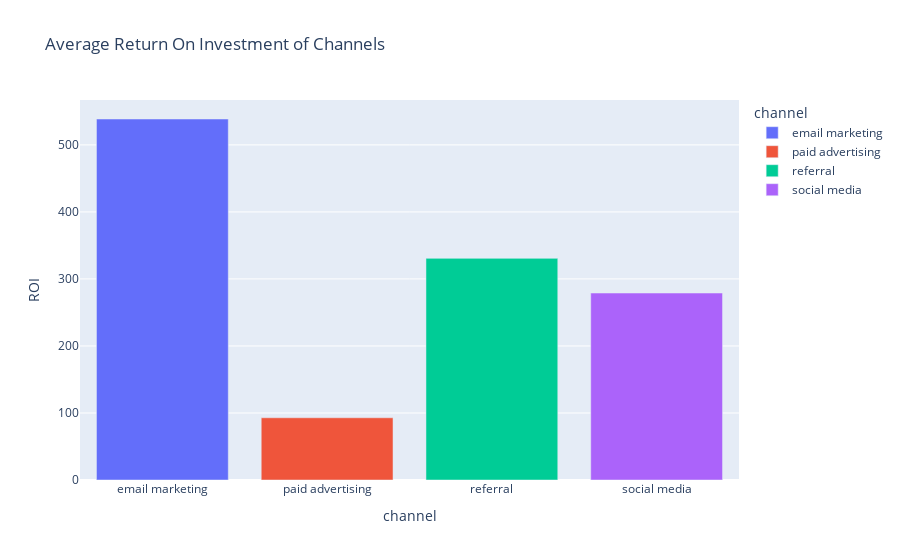

Notebook code for this chart:
### Code cell
data["ROI"]=data["revenue"]/data["cost"]
#data.head()
roi_of_channel=data.groupby("channel")["ROI"].mean().reset_index()
roi_of_channel

fig7=px.bar(roi_of_channel,x="channel",y="ROI",title="Average Return On Investment of Channels",color="channel")

fig7.show()

### Figure 1 — Plotly figure (JSON) as saved in the notebook; plotly's stock layout.template omitted (floating-point values rounded to 4 significant figures)
{"data": [{"alignmentgroup": "True", "hovertemplate": "channel=%{x}<br>ROI=%{y}<extra></extra>", "legendgroup": "email marketing", "marker": {"color": "#636efa", "pattern": {"shape": ""}}, "name": "email marketing", "offsetgroup": "email marketing", "orientation": "v", "showlegend": true, "textposition": "auto", "type": "bar", "x": ["email marketing"], "xaxis": "x", "y": [538.6], "yaxis": "y"}, {"alignmentgroup": "True", "hovertemplate": "channel=%{x}<br>ROI=%{y}<extra></extra>", "legendgroup": "paid advertising", "marker": {"color": "#EF553B", "pattern": {"shape": ""}}, "name": "paid advertising", "offsetgroup": "paid advertising", "orientation": "v", "showlegend": true, "textposition": "auto", "type": "bar", "x": ["paid advertising"], "xaxis": "x", "y": [92.83], "yaxis": "y"}, {"alignmentgroup": "True", "hovertemplate": "channel=%{x}<br>ROI=%{y}<extra></extra>", "legendgroup": "referral", "marker": {"color": "#00cc96", "pattern": {"shape": ""}}, "name": "referral", "offsetgroup": "referral", "orientation": "v", "showlegend": true, "textposition": "auto", "type": "bar", "x": ["referral"], "xaxis": "x", "y": [330.7], "yaxis": "y"}, {"alignmentgroup": "True", "hovertemplate": "channel=%{x}<br>ROI=%{y}<extra></extra>", "legendgroup": "social media", "marker": {"color": "#ab63fa", "pattern": {"shape": ""}}, "name": "social media", "offsetgroup": "social media", "orientation": "v", "showlegend": true, "textposition": "auto", "type": "bar", "x": ["social media"], "xaxis": "x", "y": [279.0], "yaxis": "y"}], "layout": {"autosize": true, "barmode": "relative", "legend": {"title": {"text": "channel"}, "tracegroupgap": 0}, "title": {"text": "Average Return On Investment of Channels"}, "xaxis": {"anchor": "y", "autorange": true, "categoryarray": ["email marketing", "paid advertising", "referral", "social media"], "categoryorder": "array", "domain": [0, 1], "range": [-0.5, 3.5], "title": {"text": "channel"}, "type": "category"}, "yaxis": {"anchor": "x", "autorange": true, "domain": [0, 1], "range": [0, 567.0], "title": {"text": "ROI"}, "type": "linear"}}}
